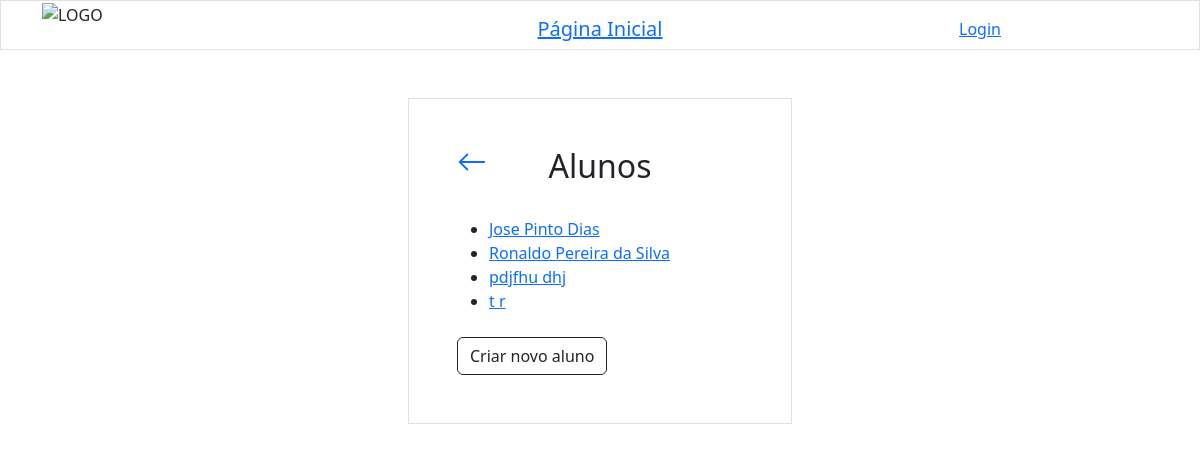
/alunos/, run on an earlier commit of the app's database.
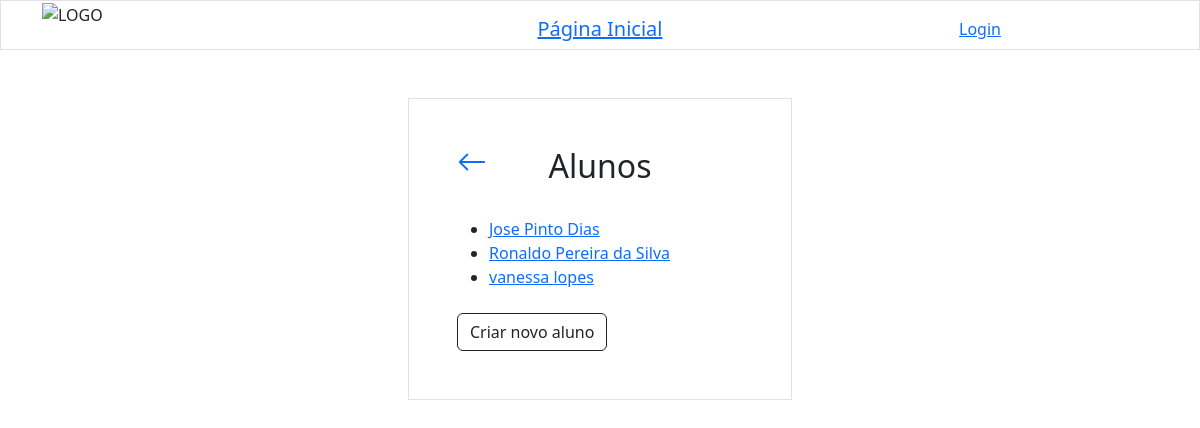
And on a later commit of the database.
### alunos/models.py (models this page shows, shortened)
class Aluno(models.Model):
    nome = models.CharField(max_length=255)
    sobrenome = models.CharField(max_length=255)
    curso = models.ForeignKey(Turma, on_delete=models.SET_NULL, null=True)
    orientadores = models.ManyToManyField('docentes.Docente', related_name='alunos_orientados')
    defesa = models.BooleanField(default=False)
    artigo = models.URLField(max_length=400, null=True, blank=True)
    bolsista = models.CharField(max_length=255)
    obs = models.TextField(max_length=255)
    email = models.EmailField(max_length=255, null=True)
    matricula = models.CharField(max_length=20, null=True)

### alunos/views.py (the view)
# urls.py: path('alunos/', views.alunos, name='alunos'),
def alunos(request):
    alunosValues = Aluno.objects.all().values()
    template = loader.get_template('alunosList.html')
    context = {'alunosValues': alunosValues, }
    return HttpResponse(template.render(context, request))

### alunos/templates/alunosList.html (shortened to what this page needs)
{% extends "master.html" %}
{% block content %}
    {% include "header.html" %}
    <div class="row">
        <div class="col"></div>
        <div class="col">
            <div class="container p-5 my-5 border">
                <div class="row mb-4">
                    <div class="col">
                        <a href="/">
                            <svg xmlns="http://www.w3.org/2000/svg" width="30" height="30" fill="currentColor" class="bi bi-arrow-left" viewBox="0 0 16 16">
                                <path fill-rule="evenodd" d="M15 8a.5.5 0 0 0-.5-.5H2.707l3.147-3.146a.5.5 0 1 0-.708-.708l-4 4a.5.5 0 0 0 0 .708l4 4a.5.5 0 0 0 .708-.708L2.707 8.5H14.5A.5.5 0 0 0 15 8"/>
                            </svg>
                        </a>
                    </div>
                    <div class="col-6">
                        <h2 class="text-center">Alunos</h2>
                    </div>
                    <div class="col"></div>
                  </div>
                <ul>
                    {% for x in alunosValues %}
                    <li> <a href="alunoInfo/{{ x.id }}"> {{ x.nome }} {{ x.sobrenome }}</a> </li>
                    {% endfor %}
                </ul>
                <div class="container px-0 mt-4">
                    <a href="{% url 'criar_aluno'%}">
                        <button type="button" class="btn btn-outline-dark">
                            Criar novo aluno
                        </button>
                    </a>
                </div>
            </div>
        </div>
        <div class="col"></div>
    </div>
{% endblock %}

### templates/master.html (shortened to what this page needs)
{% load static %}
<!DOCTYPE html>
<html lang="pt-BR">
    <link rel="stylesheet" href="{% static 'maincss.css' %}">
    <head>
        {% load bootstrap5 %}
        {% bootstrap_css %}
    </head>
    <body>
        {% block content %}
        {% endblock %}
    </body>
</html>

### templates/header.html
<header class="container-fluid border">
        <div class="container">
            <div class="row">
                <div class="col">
                    <a class="navbar-brand" href="#"><img class="img-fluid" src="https://i.ibb.co/VMQP0Bx/serra-horizontal-preto.png" alt="LOGO"></a>
                </div>
                <div class="col mt-3">
                    <h5 class="text-center"><a href="/">Página Inicial</a></h5>
                </div>
                <div class="col text-center mt-3">
                    {% if user.is_authenticated %}
                        <a href="{% url 'logout' %}">Logout</a>
                    {% else %}
                        <a href="{% url 'login' %}">Login</a>
                    {% endif %}
                </div>
            </div>
        </div>
</header>

What changed in the data, as far as the page shows it:
removed Aluno: nome "pdjfhu", sobrenome "dhj"
removed Aluno: nome "t", sobrenome "r"
added Aluno: nome "vanessa", sobrenome "lopes"
